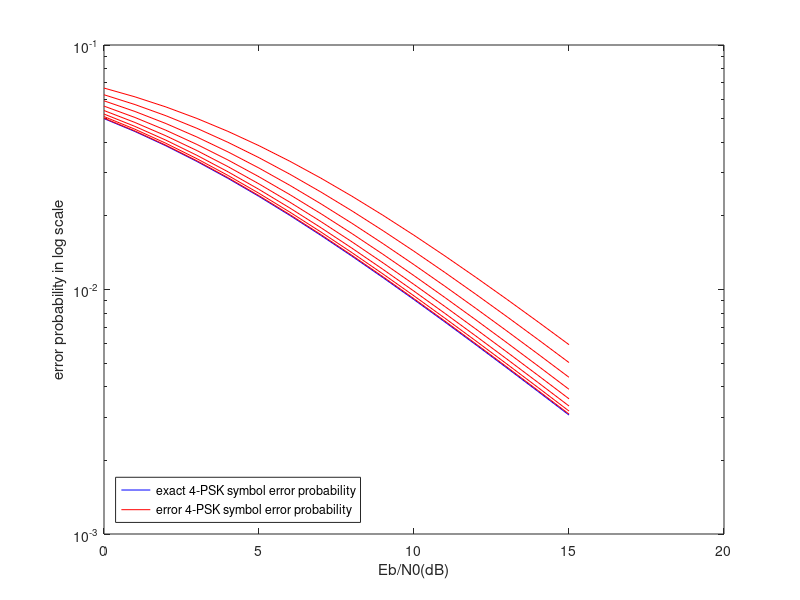

Reproduce this figure in MATLAB.
%calculate and plot M-PSK for flat fading channel with exact phase
%information and phase estimation error

%Chen Zhifeng
%UFID 12181197

function MPSK_flat_error()

clear all;
close all;
clc;

ebn0DB=[0:15];
ebn0=10.^(ebn0DB/10);
M=4;
k=log2(M);
esn0=k*ebn0;

ser = 0.1./(1+ebn0);
alpha =[pi/32:pi/32:pi/4];
%sererror = zeros(size(alpha));
for i_alpha=1:length(alpha),
    temp =(cos(alpha(i_alpha)))^2;
    sererror(i_alpha,:) = 0.1./(1+ebn0*temp);

    %figure;
    %figure;
%     semilogy(ebn0DB,ber,'b--');
%     semilogy(ebn0DB,berbound,'r--');
end

semilogy(ebn0DB,ser,'b-');
hold on;
for i_alpha=1:length(alpha),
    semilogy(ebn0DB,sererror(i_alpha,:),'r-');
end
legend('exact 4-PSK symbol error probability','error 4-PSK symbol error probability','location','southwest');
xlabel('Eb/N0(dB)');
ylabel('error probability in log scale');

